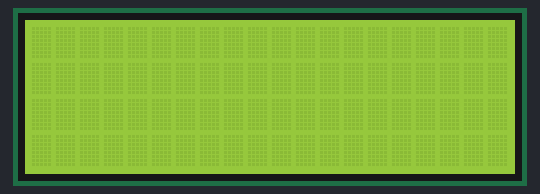
Bench run of a sketch on a simulated Arduino Uno, built with avr-gcc and run on an emulated ATmega328P. Parts: 20×4 character LCD.

Above: at 0.1 s.
At 0.6 s:
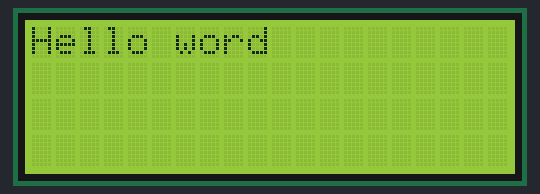

The sketch:

lab3.ino
```cpp
#include <LiquidCrystal.h>
LiquidCrystal lcd(10,7,6,5,3,2);
// lcd(rs,en,d4,d5,d6,d7);

void setup() {
  // put your setup code here, to run once:
  Serial.begin(9600);
  lcd.begin(20,4);
  lcd.print("Hello word");
}

void loop() {
  // put your main code here, to run repeatedly:
  lcd.noDisplay();
  delay(500);
  lcd.display();
  delay(500);
}
```

Measured:
- what the display in image 1 shows lasts 0.5 s, from 0.6 s to 1.1 s
